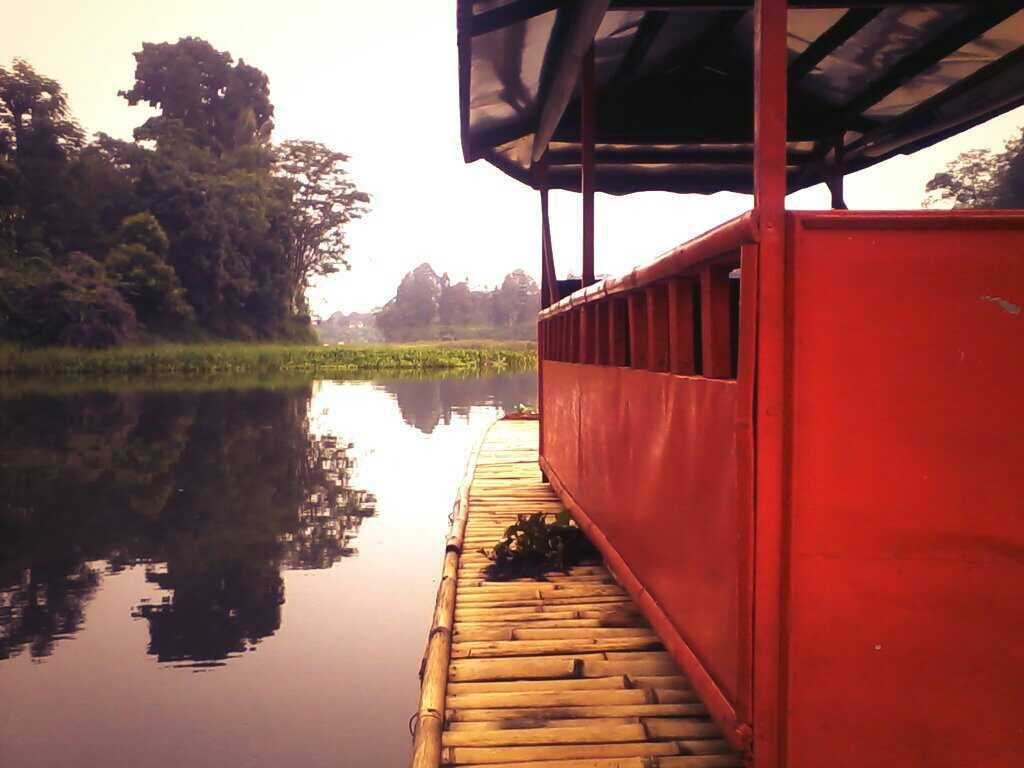
#> input picture data/lido-lake-bogor-2013-raja-david.jpg, 1024 x 768 px
$ python _12_grabcut_foreground_extract.py
#> lines starting #> are read from the running program, lines starting #| are printed output that depends on the picture
# Run command: python _12_grabcut_foreground_extract.py
# Comments from youtube video:
# The nice thing about Grab Cut is that you can improve the segmentation result
# by marking certain pixels as "definitely foreground" and others as "definitely background"
# Further reading:
# https://docs.opencv.org/master/d8/d83/tutorial_py_grabcut.html

# Importing libraries as shortcut
import numpy as np
import cv2
import matplotlib.pyplot as plt

img = cv2.imread('../data/lido-lake-bogor-2013-raja-david.jpg')
#> img is the input picture: shape (768, 1024, 3); mean B, G, R 85.1, 91.7, 142.2
mask = np.zeros(img.shape[:2], np.uint8)

bgdModel = np.zeros((1, 65), np.float64)
fgdModel = np.zeros((1, 65), np.float64)

# Setup this rectangle region as the foreground
rect = (161, 79, 150, 150)

# 0 and 2 pixels are converted to the background
# 1 and 3 pixels are the foreground
cv2.grabCut(img, mask, rect, bgdModel, fgdModel, 5, cv2.GC_INIT_WITH_RECT)
mask2 = np.where((mask == 2) | (mask == 0), 0, 1).astype('uint8')
img = img * mask2[:, :, np.newaxis]
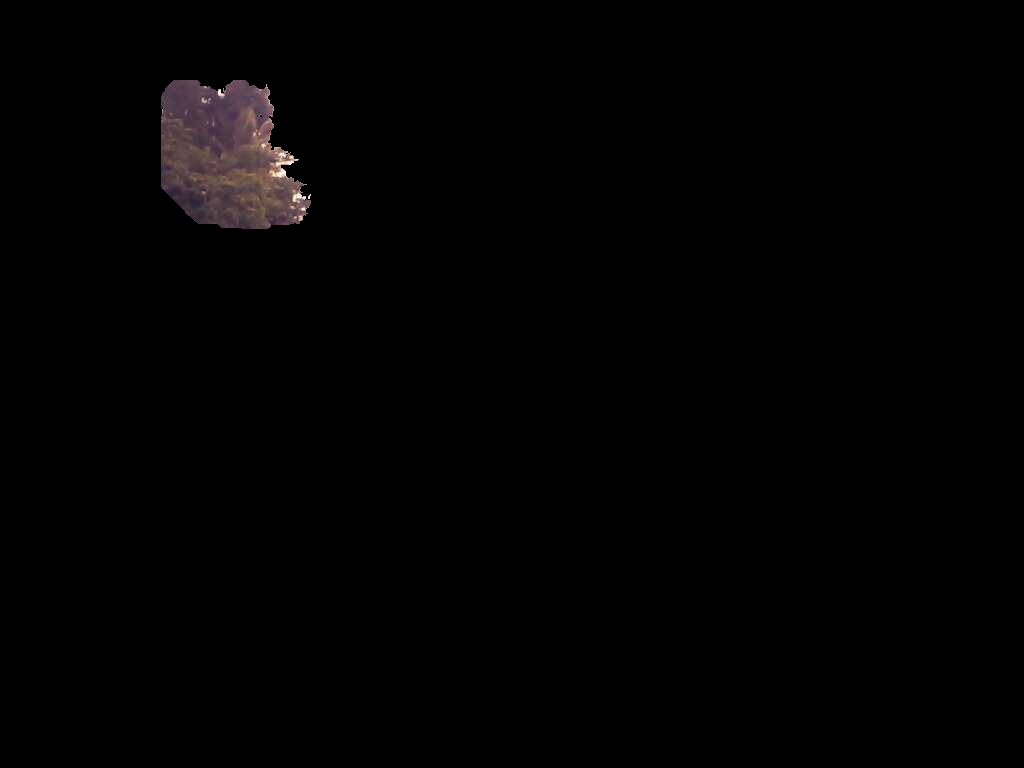
#> img: shape (768, 1024, 3); mean B, G, R 1.7, 1.6, 2.1

# Show the image using matplotlib
plt.imshow(img)
plt.colorbar()
plt.show()
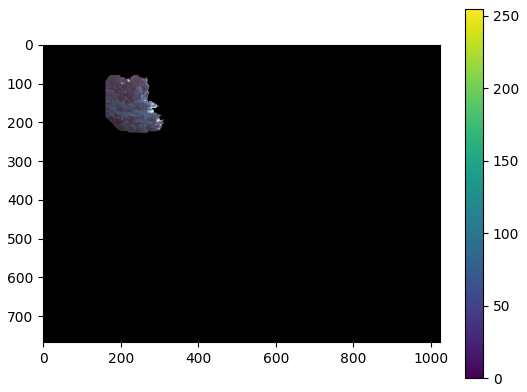
#> figure drawn by matplotlib, 2 panels; B, G, R data is drawn as R, G, B

# Wait until any key is pressed
cv2.waitKey(0)

# Close everything
cv2.destroyAllWindows()

$ run again, with data/fisher-anyer-beach-2016-raja-david.jpg copied over data/lido-lake-bogor-2013-raja-david.jpg
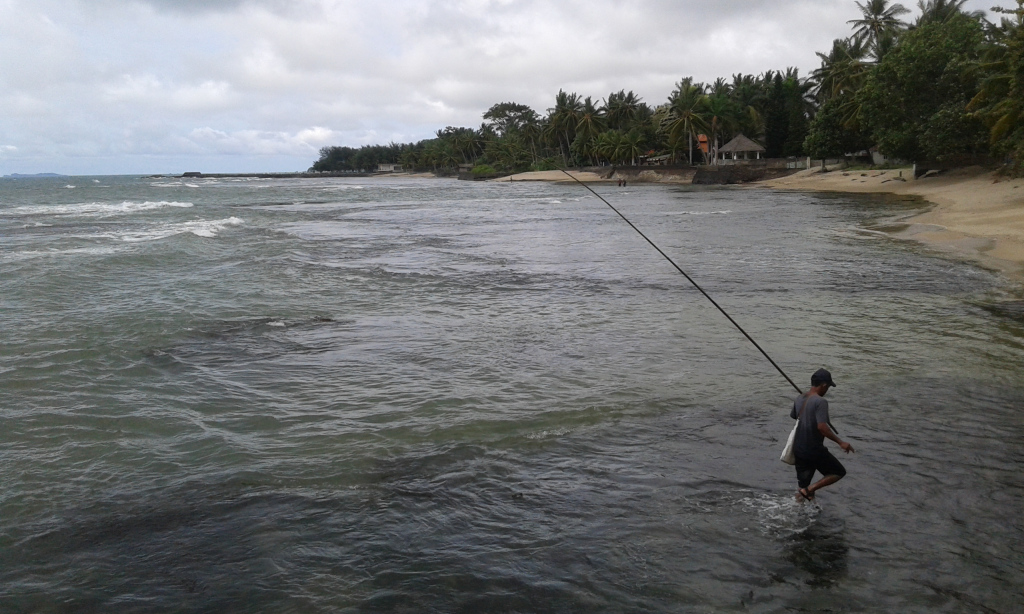
#> input picture data/fisher-anyer-beach-2016-raja-david.jpg, 1024 x 614 px
#> img is the input picture: shape (614, 1024, 3); mean B, G, R 114.9, 114.5, 112.4
#> `img = img * mask2[:, :, np.newaxis]`:
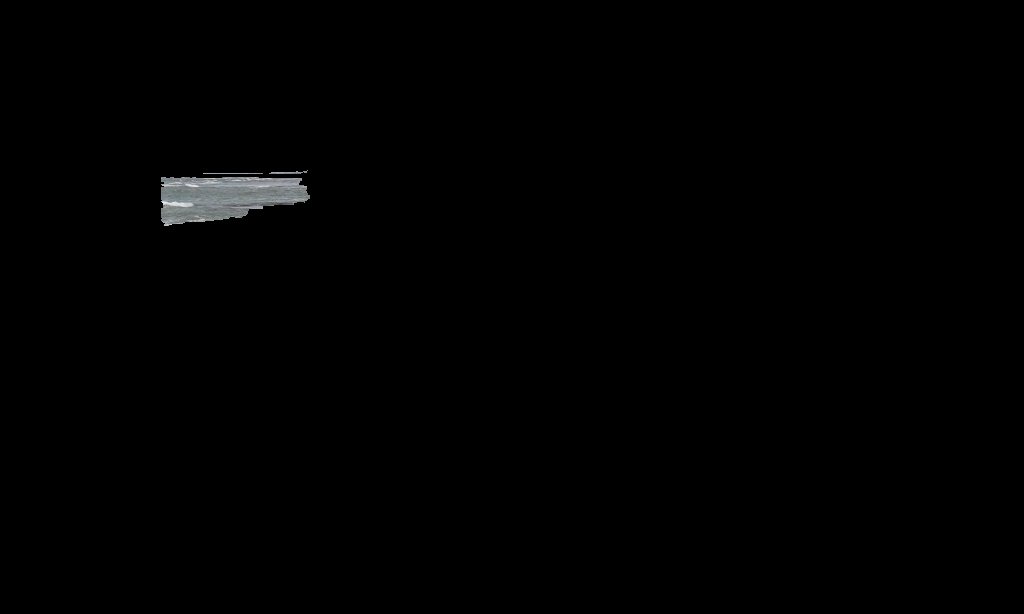
#> img: shape (614, 1024, 3); mean B, G, R 1.2, 1.2, 1.2
#> `plt.show()`:
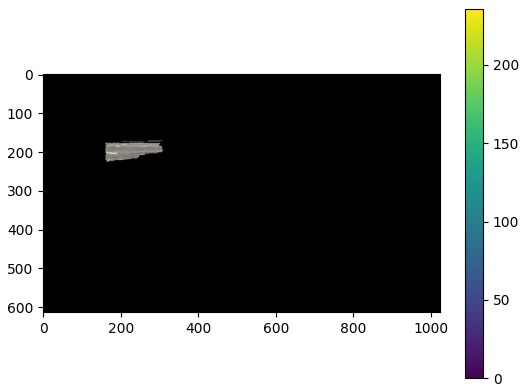
#> figure drawn by matplotlib, 2 panels; B, G, R data is drawn as R, G, B
